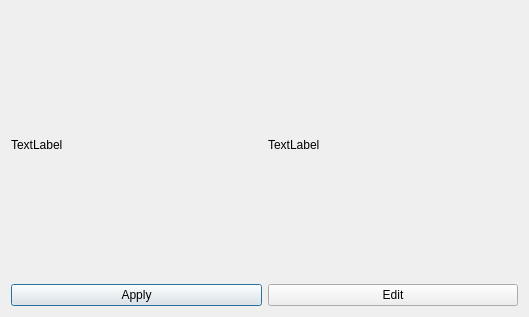
<?xml version="1.0" encoding="UTF-8"?>
<ui version="4.0">
 <class>AskToUseSettingsDialog</class>
 <widget class="QDialog" name="AskToUseSettingsDialog">
  <property name="geometry">
   <rect>
    <x>0</x>
    <y>0</y>
    <width>529</width>
    <height>317</height>
   </rect>
  </property>
  <property name="windowTitle">
   <string>Dialog</string>
  </property>
  <layout class="QVBoxLayout" name="verticalLayout">
   <item>
    <layout class="QHBoxLayout" name="horizontalLayout_2">
     <item>
      <widget class="QLabel" name="shopNameLabel">
       <property name="text">
        <string>TextLabel</string>
       </property>
      </widget>
     </item>
     <item>
      <widget class="QLabel" name="DateLabel">
       <property name="text">
        <string>TextLabel</string>
       </property>
      </widget>
     </item>
    </layout>
   </item>
   <item>
    <layout class="QHBoxLayout" name="horizontalLayout">
     <item>
      <widget class="QPushButton" name="ApplyPushButton">
       <property name="text">
        <string>Apply</string>
       </property>
      </widget>
     </item>
     <item>
      <widget class="QPushButton" name="EditPushButton">
       <property name="text">
        <string>Edit</string>
       </property>
      </widget>
     </item>
    </layout>
   </item>
  </layout>
 </widget>
 <resources/>
 <connections/>
</ui>
